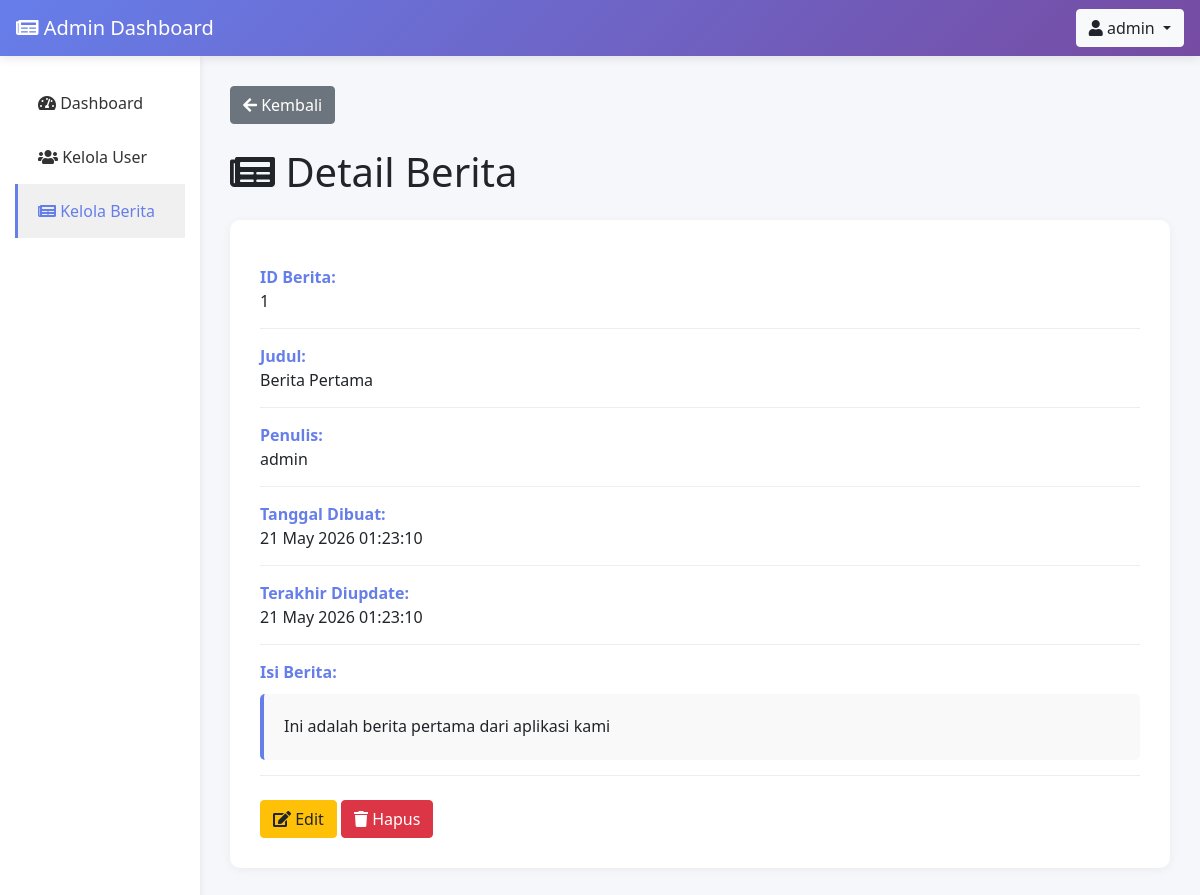
The page /admin/berita_detail.php?id=1 (signed in) on the database its author committed.
### tables this page shows
CREATE TABLE berita (
    id INT PRIMARY KEY AUTO_INCREMENT,
    judul VARCHAR(255) NOT NULL,
    isi TEXT NOT NULL,
    foto VARCHAR(255),
    user_id INT NOT NULL,
    created_at TIMESTAMP DEFAULT CURRENT_TIMESTAMP,
    updated_at TIMESTAMP DEFAULT CURRENT_TIMESTAMP ON UPDATE CURRENT_TIMESTAMP,
    FOREIGN KEY (user_id) REFERENCES users(id) ON DELETE CASCADE
);

CREATE TABLE users (
    id INT PRIMARY KEY AUTO_INCREMENT,
    username VARCHAR(50) UNIQUE NOT NULL,
    password VARCHAR(255) NOT NULL,
    email VARCHAR(100) NOT NULL,
    level ENUM('admin', 'user') DEFAULT 'user',
    created_at TIMESTAMP DEFAULT CURRENT_TIMESTAMP
);

### admin/berita_detail.php (the view, shortened to what this page needs)
<?php
include '../koneksi.php';
$id = $_GET['id'] ?? '';
$query = "SELECT b.*, u.username FROM berita b JOIN users u ON b.user_id = u.id WHERE b.id = $id";
$result = mysqli_query($koneksi, $query);
$berita = mysqli_fetch_assoc($result);
?>
<!DOCTYPE html>
<html lang="id">
<head>
    <link rel="stylesheet" href="https://stackpath.bootstrapcdn.com/bootstrap/4.5.2/css/bootstrap.min.css">
    <link rel="stylesheet" href="https://cdnjs.cloudflare.com/ajax/libs/font-awesome/5.15.4/css/all.min.css">
</head>
<body>
    <nav class="navbar navbar-dark sticky-top">
        <a class="navbar-brand" href="#">
            <i class="fas fa-newspaper"></i> Admin Dashboard
        </a>
        <div class="dropdown">
            <button class="btn btn-light dropdown-toggle" type="button" id="dropdownMenuButton" data-toggle="dropdown">
                <i class="fas fa-user"></i> <?php echo $_SESSION['username']; ?>
            </button>
        </div>
    </nav>
    <div class="container-fluid">
        <div class="row">
            <nav class="col-md-2 sidebar">
                <div class="nav flex-column">
                    <a class="nav-link" href="index.php">
                        <i class="fas fa-tachometer-alt"></i> Dashboard
                    </a>
                    <a class="nav-link" href="user_list.php">
                        <i class="fas fa-users"></i> Kelola User
                    </a>
                    <a class="nav-link active" href="berita_list.php">
                        <i class="fas fa-newspaper"></i> Kelola Berita
                    </a>
                </div>
            </nav>
            <main class="col-md-10 main-content">
                <div class="mb-4">
                    <a href="berita_list.php" class="btn btn-secondary">
                        <i class="fas fa-arrow-left"></i> Kembali
                    </a>
                </div>
                <h1 class="mb-4"><i class="fas fa-newspaper"></i> Detail Berita</h1>
                <div class="detail-card">
                    <div class="detail-row">
                        <div class="detail-label">ID Berita:</div>
                        <div><?php echo $berita['id']; ?></div>
                    </div>
                    <div class="detail-row">
                        <div class="detail-label">Judul:</div>
                        <div><?php echo $berita['judul']; ?></div>
                    </div>
                    <div class="detail-row">
                        <div class="detail-label">Penulis:</div>
                        <div><?php echo $berita['username']; ?></div>
                    </div>
                    <div class="detail-row">
                        <div class="detail-label">Tanggal Dibuat:</div>
                        <div><?php echo date('d M Y H:i:s', strtotime($berita['created_at'])); ?></div>
                    </div>
                    <div class="detail-row">
                        <div class="detail-label">Terakhir Diupdate:</div>
                        <div><?php echo date('d M Y H:i:s', strtotime($berita['updated_at'])); ?></div>
                    </div>
                    <div class="detail-row">
                        <div class="detail-label">Isi Berita:</div>
                        <div class="berita-content">
                            <?php echo nl2br($berita['isi']); ?>
                        </div>
                    </div>
                    <div class="mt-4">
                        <a href="berita_edit.php?id=<?php echo $berita['id']; ?>" class="btn btn-warning">
                            <i class="fas fa-edit"></i> Edit
                        </a>
                        <a href="berita_hapus.php?id=<?php echo $berita['id']; ?>" class="btn btn-danger" onclick="return confirm('Yakin ingin hapus?')">
                            <i class="fas fa-trash"></i> Hapus
                        </a>
                    </div>
                </div>
            </main>
        </div>
    </div>
</body>
</html>

### admin/berita_detail.php (style rules this page uses)
body { background-color: #f5f7fa; font-family: 'Segoe UI', Tahoma, Geneva, Verdana, sans-serif; }
.navbar { background: linear-gradient(135deg, #667eea 0%, #764ba2 100%); box-shadow: 0 2px 10px rgba(0,0,0,0.1); }
.sidebar { background: white; min-height: 100vh; box-shadow: 2px 0 5px rgba(0,0,0,0.05); padding-top: 20px; }
.sidebar .nav-link { color: #333; padding: 15px 20px; border-left: 3px solid transparent; transition: all 0.3s; }
.sidebar .nav-link:hover, .sidebar .nav-link.active { background-color: #f0f0f0; border-left-color: #667eea; color: #667eea; }
.main-content { padding: 30px; }
.detail-card { background: white; padding: 30px; border-radius: 10px; box-shadow: 0 2px 10px rgba(0,0,0,0.05); }
.detail-row { padding: 15px 0; border-bottom: 1px solid #eee; }
.detail-label { font-weight: bold; color: #667eea; }
.berita-content { background-color: #f9f9f9; padding: 20px; border-radius: 5px; border-left: 4px solid #667eea; margin-top: 10px; line-height: 1.6; }

### rows shown on the page
berita: id "1", judul "Berita Pertama", user.username "admin", created_at "21 May 2026 01:23:10", updated_at "21 May 2026 01:23:10", isi "Ini adalah berita pertama dari aplikasi kami"

### other values the page prints
$_SESSION['username'] "admin"
